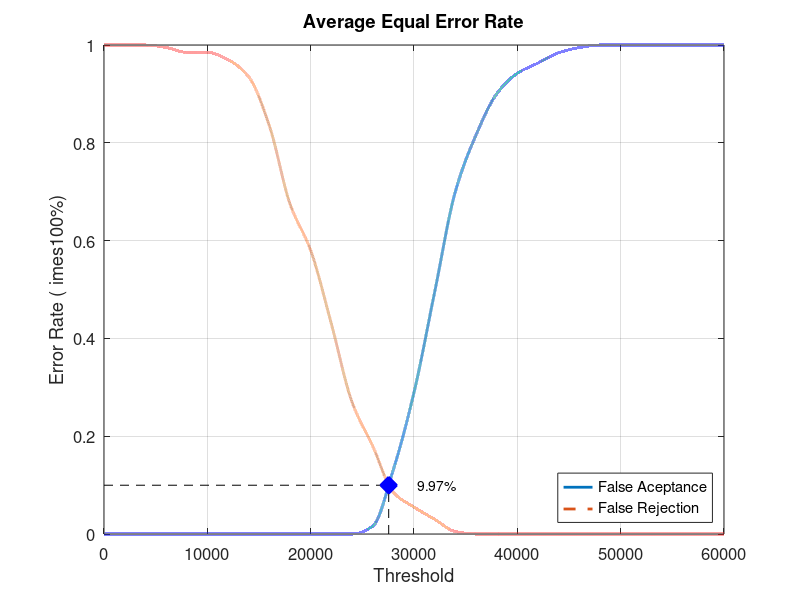
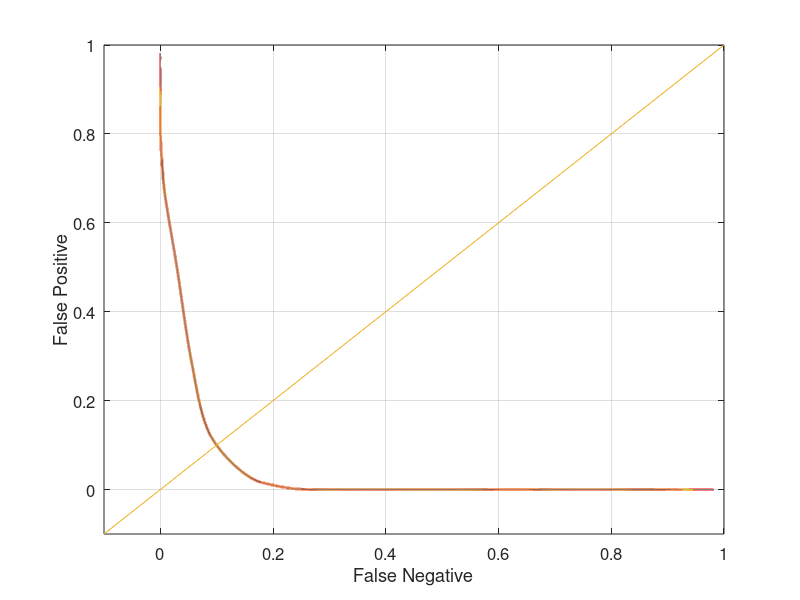

Source code (MATLAB) for these figures, in order:
close all;
clear;
clc;
x = 0:2000:60000;
xq = 0:0.5:60000;

y0 = [0 0 0 0 0 0 0 0 0 0 0 0 0 0.0157895 0.131579 0.289474 0.494737 0.7 0.815789 0.9 0.942105 0.963158 0.984211 0.994737 1 1 1 1 1 1 1]
yy0 = interp1(x, y0, xq, 'pchip');
y1 = [1 1 1 0.995 0.985 0.985 0.97 0.935 0.835 0.675 0.58 0.43 0.27 0.18 0.085 0.055 0.03 0.005 0 0 0 0 0 0 0 0 0 0 0 0 0]
yy1 = interp1(x, y1, xq, 'pchip');

% Calculating EER: 
y2 = abs(y0 - y1);
find(y2 == min(y2))
yy2 = abs(yy0 - yy1);
xEER = find(yy2 == min(yy2));
xEERIndex = xq(xEER) % X-axis EER
yEER = yy0(xEER) % Y-axis EER

main = figure
plot(xq, yy0,'-','LineWidth', 2);	hold on
plot(xq, yy1,'--','LineWidth', 2);	hold on
plot([xEERIndex xEERIndex], [0 yEER], 'k--');	hold on
plot([0 xEERIndex], [yEER yEER], 'k--');	hold on
plot(xEERIndex, yEER, 'bx', 'LineWidth', 10);	hold on
text(xEERIndex + 10 * xEERIndex / 100, yEER, [num2str(round((10000 * yEER)) / 100) '%'])
legend('False Aceptance', 'False Rejection', 'Location', 'SouthEast')
xlabel('Threshold')
ylabel('Error Rate (	imes100%)')
title('Average Equal Error Rate')
set(gca, 'FontSize', 12)
axis([0 60000 0 1])
grid on

print(main, 'Database5_2Main', '-dpng');
FNRxFPR = figure('Color', [1 1 1]);
plot(yy1, yy0, '-', yy1, yy0, 'LineWidth', 2);
hold on
y = -0.1:0.1:1
plot(y, y); 
set(gca, 'FontSize', 12)
xlabel('False Negative')
ylabel('False Positive')
axis([-0.1 1 -0.1 1])
set(gca, 'FontSize', 12)
grid on

print(FNRxFPR, 'Database5_2FNRxFPR','-dpng');
